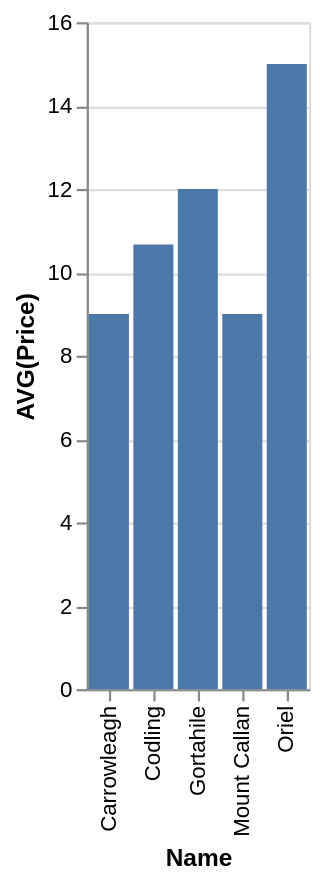

The Vega-Lite source for this figure:
### Vega-Lite specification from a JSON file in a GitHub repository (floating-point values rounded to 4 significant figures)
{"data": {"values": [{"x_data": "Carrowleagh", "y_data": 9}, {"x_data": "Codling", "y_data": 10.67}, {"x_data": "Gortahile", "y_data": 12}, {"x_data": "Mount Callan", "y_data": 9}, {"x_data": "Oriel", "y_data": 15}]}, "mark": "bar", "encoding": {"x": {"field": "x_data", "type": "nominal", "title": "Name", "sort": "ascending"}, "y": {"field": "y_data", "type": "quantitative", "title": "AVG(Price)"}}}
